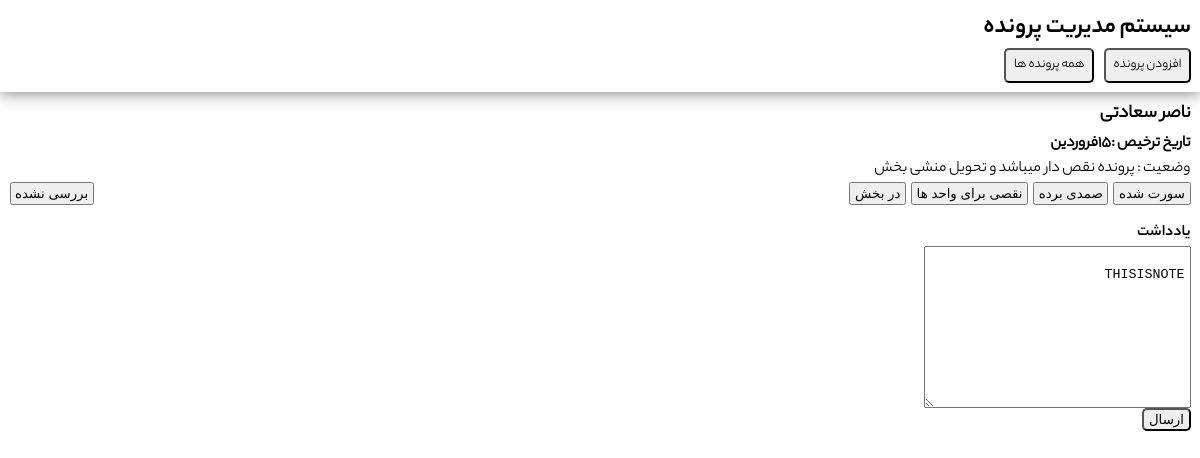
The app's page /pages/fileSingle.php?id=5 with its own data.
### tables this page shows
CREATE TABLE "files" (
	"name"	TEXT,
	"discharge_day"	INTEGER,
	"discharge_mouth"	INTEGER,
	"status"	NUMERIC DEFAULT 0,
	"id"	INTEGER NOT NULL,
	"unit"	INTEGER,
	"dr"	INTEGER,
	"diagnos"	INTEGER,
	"adddate"	NUMERIC DEFAULT 'CURRENT_TIMESTAM',
	"note"	TEXT,
	PRIMARY KEY("id")
);

### pages/fileSingle.php (the view, shortened to what this page needs)
<?php
include "./../body/head.php";
include "./../DB/dataBase.php";
include "./../helpers/withchMF.php";
include "./../helpers/statusF.php";
$id = $_GET['id'];
$query2 = "select * from files where id='$id'";
$stm2 = $con->prepare($query2);
$stm2->execute();
$data =  $stm2->fetchAll(PDO::FETCH_ASSOC);
?>
<body dir="rtl">
<?php
include "./../body/header.php";
?>
<?php
foreach($data as $dt)
{?>
<div style="margin:5px 2px;padding:3.2px 7.5px">
<h3 style="margin-bottom: 2.6px;"><?= $dt['name']?></h3>
        <div style="display: flex;font-family: yekanReg;">
          <h4 style="font-family: yekanReg;">تاریخ ترخیص : </h4>
          <h4><?= $dt['discharge_day'];?></h4>
          <h4><?= witchMouth($dt['discharge_mouth']);?></h4>
        </div>
        <div>
            وضعیت : <?= statusF($dt['status']); ?>
        </div>
        <div style="display: flex; justify-content: space-between;">
            <div style="display: flex;">
                <a style="margin-left: 5px;" href="./../act/smdiStatus.php?status=4&id=<?= $dt['id']; ?>""><button style="padding: 2px 3.6px;">سورت شده</button></a>
                <a style="margin-left: 5px;" href="./../act/smdiStatus.php?status=3&id=<?= $dt['id']; ?>"><button style="padding: 2px 3.6px;">صمدی برده</button></a>
                <a style="margin-left: 5px;" href="./../act/smdiStatus.php?status=2&id=<?= $dt['id']; ?>""><button style="padding: 2px 3.6px;">نقصی برای واحد ها</button></a>
                <a style="margin-left: 5px;" href=""><button style="padding: 2px 3.6px;">در بخش</button></a>
            </div>
            <a href="./../act/smdiStatus.php?status=0&id=<?= $dt['id']; ?>""><button style="padding: 2px 3.6px;">بررسی نشده</button></a>
        </div>
        <div style="margin-top: 1rem;">
            <label style="font-family: yekanBold;" for="">یادداشت</label>
            <form action="./../act/noted.php?id=<?= $dt['note'];?>" method="POST">
                <textarea style="padding: 5px;" name="note" id="" cols="30" rows="10">
                <?php
        if($dt['note']){
            ?>
            <?= $dt['note'];?>
        <?php
        };
        ?>
                </textarea>
                <br>
                <button style="padding: 2px 4.5px; border-radius: 5px;" type="submit">ارسال</button>
            </form>
        </div>
</div>
<?php } ?>
</body>

### helpers/withchMF.php
<?php
function witchMouth($f){
    if($f == "1"){
      echo "فروردین";
    }elseif($f == "2"){
      echo "اردیبهشت";
    }
  };
?>

### helpers/statusF.php
<?php
function statusF($status){
    if($status == "0")
    {
        echo "بررسی نشده";
    }
    elseif($status == "1"){
        echo "بدون ایراد و ارسال به بایگانی";
    }
    elseif($status == "2"){
        echo "پرونده نقص دار میباشد و تحویل منشی بخش";
    }elseif($status == "3"){
        echo "پرونده فاقد اوراق اصلی میباشد و صمدی آن هارا برای رفع نقص خواهد برد";
    }elseif($status == "4"){
        echo "سورت نشده";
    }
}
?>

### style.css (style rules this page uses)
* { margin: 0; padding: 0; box-sizing: border-box; }
body { font-family: yekanReg; }
label { color: \rgb(9, 9, 9); }

### records on screen
files: name "ناصر سعادتی", discharge_day "15", discharge_mouth "فروردین", status "پرونده نقص دار میباشد و تحویل منشی بخش", note "THISISNOTE"
